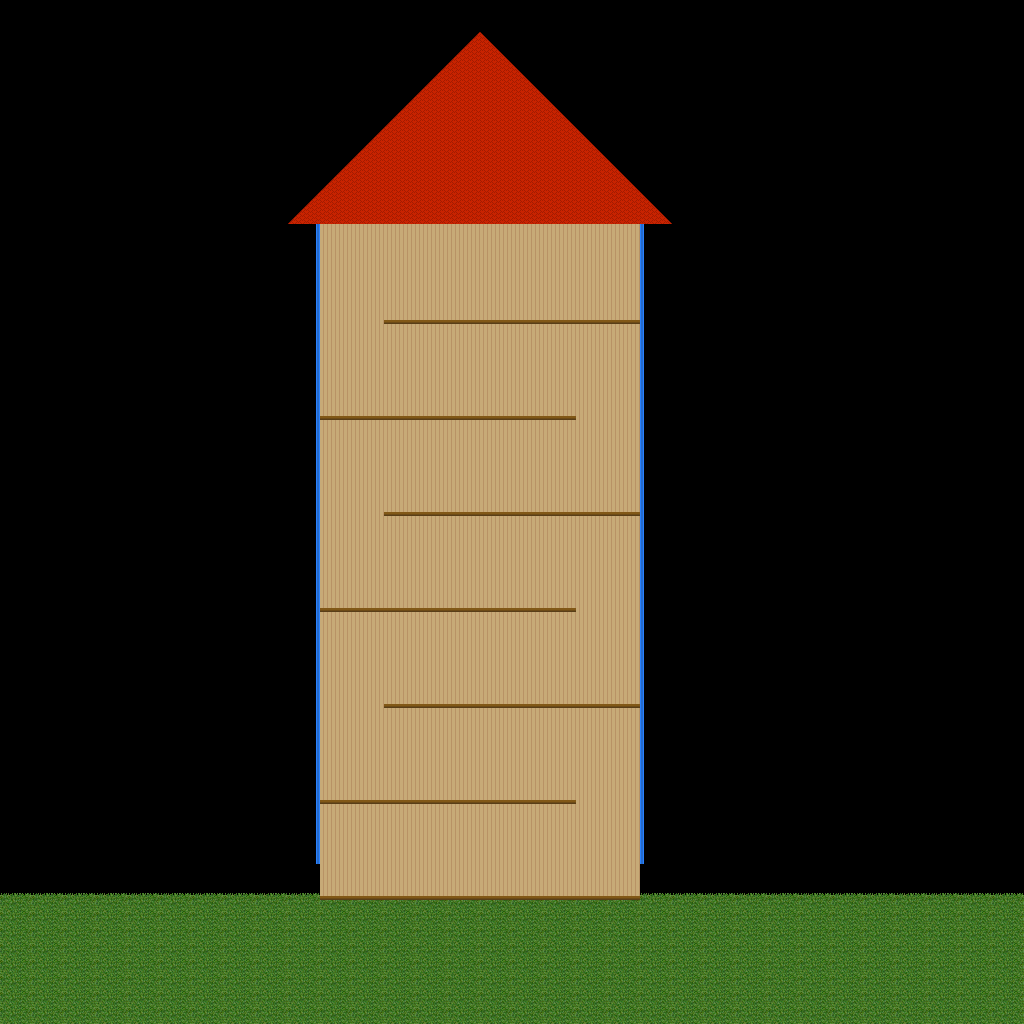

The image is a tile-based game level rendered from a .tmx file. Its description and source (layers, tilesets, objects; grid data summarised) follow:
An orthogonal 32x32 tile map with 32x32 px tiles, 2 tile layers (Background Layer, Tile Layer 1).

<map version="1.0" orientation="orthogonal" renderorder="right-down" width="32" height="32" tilewidth="32" tileheight="32" nextobjectid="1">
 <tileset firstgid="1" name="tilet" tilewidth="32" tileheight="32" tilecount="16" columns="8">
  <image source="../img/tilet.png" width="256" height="64" />
 </tileset>
 <layer name="Background Layer" width="32" height="32">
  <data>[1024 cells, 225 non-empty, 3 distinct tile ids]</data>
 </layer>
 <layer name="Tile Layer 1" width="32" height="32">
  <data>[1024 cells, 279 non-empty, 8 distinct tile ids]</data>
 </layer>
 <objectgroup name="Object Layer 1" />
</map>